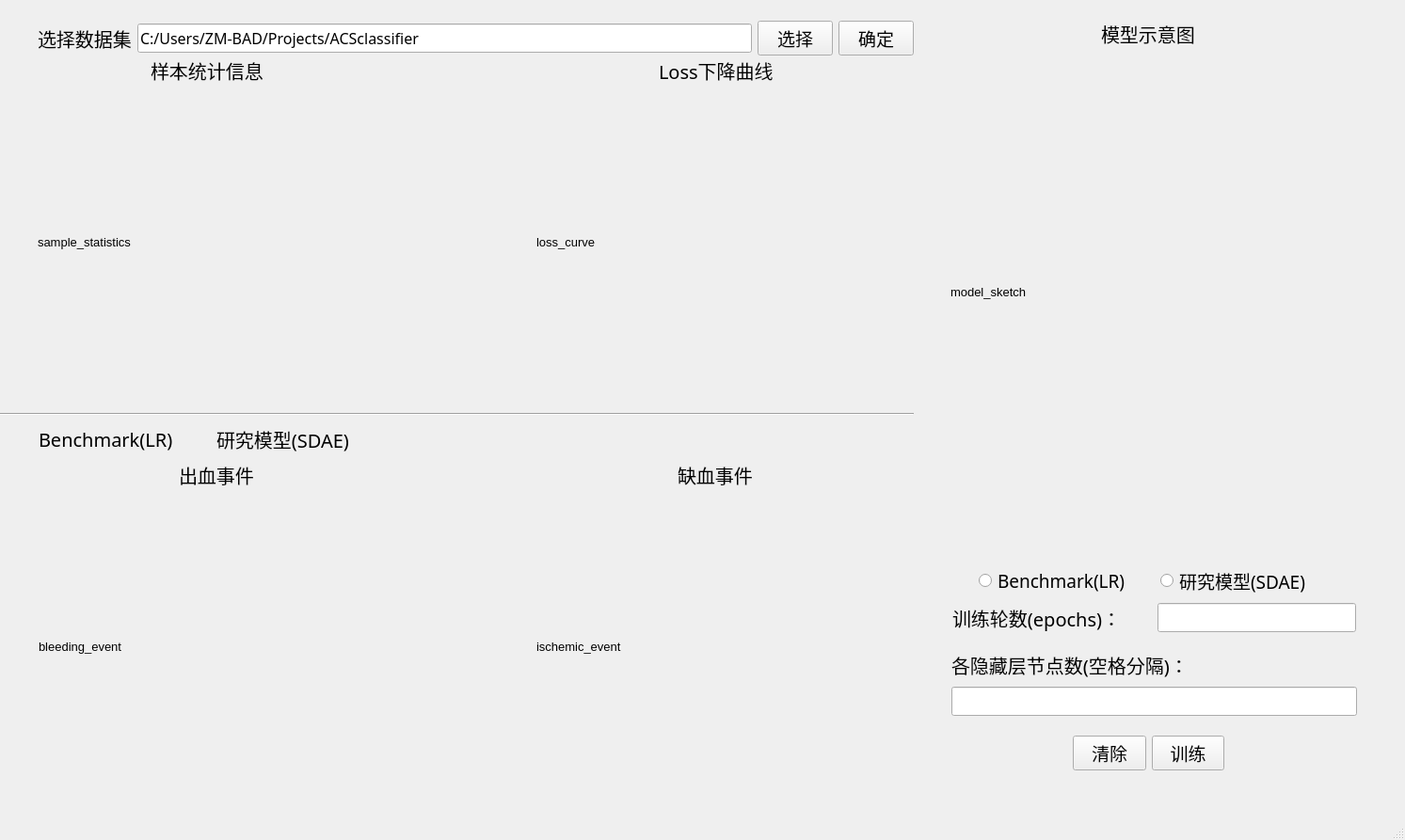
<?xml version="1.0" encoding="UTF-8"?>
<ui version="4.0">
 <class>MainWindow</class>
 <widget class="QMainWindow" name="MainWindow">
  <property name="geometry">
   <rect>
    <x>0</x>
    <y>0</y>
    <width>1493</width>
    <height>893</height>
   </rect>
  </property>
  <property name="font">
   <font>
    <pointsize>10</pointsize>
   </font>
  </property>
  <property name="windowTitle">
   <string>MainWindow</string>
  </property>
  <widget class="QWidget" name="centralwidget">
   <widget class="QLabel" name="label_model_sketch">
    <property name="geometry">
     <rect>
      <x>1170</x>
      <y>20</y>
      <width>125</width>
      <height>32</height>
     </rect>
    </property>
    <property name="font">
     <font>
      <family>Microsoft YaHei UI Light</family>
      <pointsize>15</pointsize>
     </font>
    </property>
    <property name="text">
     <string>模型示意图</string>
    </property>
   </widget>
   <widget class="QLabel" name="label_sample_info">
    <property name="geometry">
     <rect>
      <x>160</x>
      <y>60</y>
      <width>150</width>
      <height>30</height>
     </rect>
    </property>
    <property name="font">
     <font>
      <family>Microsoft YaHei UI Light</family>
      <pointsize>15</pointsize>
     </font>
    </property>
    <property name="text">
     <string>样本统计信息</string>
    </property>
   </widget>
   <widget class="QLabel" name="label_bleeding_event">
    <property name="geometry">
     <rect>
      <x>190</x>
      <y>490</y>
      <width>100</width>
      <height>30</height>
     </rect>
    </property>
    <property name="font">
     <font>
      <family>Microsoft YaHei UI Light</family>
      <pointsize>15</pointsize>
     </font>
    </property>
    <property name="text">
     <string>出血事件</string>
    </property>
   </widget>
   <widget class="QLabel" name="label_ischemic_event">
    <property name="geometry">
     <rect>
      <x>720</x>
      <y>490</y>
      <width>100</width>
      <height>30</height>
     </rect>
    </property>
    <property name="font">
     <font>
      <family>Microsoft YaHei UI Light</family>
      <pointsize>15</pointsize>
     </font>
    </property>
    <property name="text">
     <string>缺血事件</string>
    </property>
   </widget>
   <widget class="Line" name="line_2">
    <property name="geometry">
     <rect>
      <x>0</x>
      <y>430</y>
      <width>971</width>
      <height>20</height>
     </rect>
    </property>
    <property name="orientation">
     <enum>Qt::Horizontal</enum>
    </property>
   </widget>
   <widget class="QLabel" name="label_loss">
    <property name="geometry">
     <rect>
      <x>700</x>
      <y>60</y>
      <width>147</width>
      <height>30</height>
     </rect>
    </property>
    <property name="font">
     <font>
      <family>Microsoft YaHei UI Light</family>
      <pointsize>15</pointsize>
     </font>
    </property>
    <property name="text">
     <string>Loss下降曲线</string>
    </property>
   </widget>
   <widget class="QLabel" name="model_sketch">
    <property name="geometry">
     <rect>
      <x>1010</x>
      <y>60</y>
      <width>431</width>
      <height>501</height>
     </rect>
    </property>
    <property name="text">
     <string>model_sketch</string>
    </property>
   </widget>
   <widget class="QLabel" name="sample_statistics">
    <property name="geometry">
     <rect>
      <x>40</x>
      <y>90</y>
      <width>400</width>
      <height>335</height>
     </rect>
    </property>
    <property name="text">
     <string>sample_statistics</string>
    </property>
   </widget>
   <widget class="QLabel" name="loss_curve">
    <property name="geometry">
     <rect>
      <x>570</x>
      <y>90</y>
      <width>400</width>
      <height>335</height>
     </rect>
    </property>
    <property name="text">
     <string>loss_curve</string>
    </property>
   </widget>
   <widget class="QLabel" name="label_ischemic_event_pic">
    <property name="geometry">
     <rect>
      <x>570</x>
      <y>520</y>
      <width>400</width>
      <height>335</height>
     </rect>
    </property>
    <property name="text">
     <string>ischemic_event</string>
    </property>
   </widget>
   <widget class="QLabel" name="label_bleeding_event_pic">
    <property name="geometry">
     <rect>
      <x>41</x>
      <y>520</y>
      <width>400</width>
      <height>335</height>
     </rect>
    </property>
    <property name="text">
     <string>bleeding_event</string>
    </property>
   </widget>
   <widget class="QWidget" name="layoutWidget">
    <property name="geometry">
     <rect>
      <x>40</x>
      <y>20</y>
      <width>931</width>
      <height>41</height>
     </rect>
    </property>
    <layout class="QHBoxLayout" name="horizontalLayout_2">
     <item>
      <widget class="QLabel" name="label_open_file">
       <property name="font">
        <font>
         <family>Microsoft YaHei UI Light</family>
         <pointsize>15</pointsize>
        </font>
       </property>
       <property name="text">
        <string>选择数据集</string>
       </property>
      </widget>
     </item>
     <item>
      <widget class="QLineEdit" name="file_dir">
       <property name="font">
        <font>
         <family>Microsoft YaHei UI Light</family>
         <pointsize>12</pointsize>
        </font>
       </property>
       <property name="text">
        <string>C:/Users/ZM-BAD/Projects/ACSclassifier</string>
       </property>
      </widget>
     </item>
     <item>
      <widget class="QPushButton" name="choose_button">
       <property name="font">
        <font>
         <family>Microsoft YaHei UI Light</family>
         <pointsize>14</pointsize>
        </font>
       </property>
       <property name="text">
        <string>选择</string>
       </property>
      </widget>
     </item>
     <item>
      <widget class="QPushButton" name="confirm_button">
       <property name="font">
        <font>
         <family>Microsoft YaHei UI Light</family>
         <pointsize>14</pointsize>
        </font>
       </property>
       <property name="text">
        <string>确定</string>
       </property>
      </widget>
     </item>
    </layout>
   </widget>
   <widget class="QLabel" name="label_hiddens">
    <property name="geometry">
     <rect>
      <x>1011</x>
      <y>691</y>
      <width>316</width>
      <height>32</height>
     </rect>
    </property>
    <property name="font">
     <font>
      <family>Microsoft YaHei UI Light</family>
      <pointsize>15</pointsize>
     </font>
    </property>
    <property name="text">
     <string>各隐藏层节点数(空格分隔)：</string>
    </property>
   </widget>
   <widget class="QLineEdit" name="hiddens">
    <property name="geometry">
     <rect>
      <x>1011</x>
      <y>730</y>
      <width>431</width>
      <height>31</height>
     </rect>
    </property>
    <property name="font">
     <font>
      <family>Microsoft YaHei UI Light</family>
      <pointsize>14</pointsize>
     </font>
    </property>
   </widget>
   <widget class="QWidget" name="layoutWidget">
    <property name="geometry">
     <rect>
      <x>1040</x>
      <y>600</y>
      <width>380</width>
      <height>36</height>
     </rect>
    </property>
    <layout class="QHBoxLayout" name="horizontalLayout_3">
     <item>
      <widget class="QRadioButton" name="radioButton_lr">
       <property name="font">
        <font>
         <family>Microsoft YaHei UI Light</family>
         <pointsize>14</pointsize>
        </font>
       </property>
       <property name="text">
        <string>Benchmark(LR)</string>
       </property>
      </widget>
     </item>
     <item>
      <widget class="QRadioButton" name="radioButton_sdae">
       <property name="font">
        <font>
         <family>Microsoft YaHei UI Light</family>
         <pointsize>14</pointsize>
        </font>
       </property>
       <property name="text">
        <string>研究模型(SDAE)</string>
       </property>
      </widget>
     </item>
    </layout>
   </widget>
   <widget class="QLineEdit" name="epochs">
    <property name="geometry">
     <rect>
      <x>1230</x>
      <y>641</y>
      <width>211</width>
      <height>31</height>
     </rect>
    </property>
    <property name="font">
     <font>
      <family>Microsoft YaHei UI Light</family>
      <pointsize>14</pointsize>
     </font>
    </property>
   </widget>
   <widget class="QLabel" name="label_epochs">
    <property name="geometry">
     <rect>
      <x>1012</x>
      <y>641</y>
      <width>221</width>
      <height>32</height>
     </rect>
    </property>
    <property name="font">
     <font>
      <family>Microsoft YaHei UI Light</family>
      <pointsize>15</pointsize>
     </font>
    </property>
    <property name="text">
     <string>训练轮数(epochs)：</string>
    </property>
   </widget>
   <widget class="QLabel" name="label_lr">
    <property name="geometry">
     <rect>
      <x>41</x>
      <y>451</y>
      <width>168</width>
      <height>32</height>
     </rect>
    </property>
    <property name="font">
     <font>
      <family>Microsoft YaHei UI Light</family>
      <pointsize>15</pointsize>
      <weight>50</weight>
      <bold>false</bold>
      <underline>false</underline>
     </font>
    </property>
    <property name="styleSheet">
     <string notr="true"/>
    </property>
    <property name="text">
     <string>Benchmark(LR)</string>
    </property>
   </widget>
   <widget class="QLabel" name="label_sdae">
    <property name="geometry">
     <rect>
      <x>230</x>
      <y>451</y>
      <width>178</width>
      <height>32</height>
     </rect>
    </property>
    <property name="font">
     <font>
      <family>Microsoft YaHei UI Light</family>
      <pointsize>15</pointsize>
      <weight>50</weight>
      <bold>false</bold>
      <underline>false</underline>
     </font>
    </property>
    <property name="text">
     <string>研究模型(SDAE)</string>
    </property>
   </widget>
   <widget class="QWidget" name="layoutWidget">
    <property name="geometry">
     <rect>
      <x>1140</x>
      <y>780</y>
      <width>161</width>
      <height>41</height>
     </rect>
    </property>
    <layout class="QHBoxLayout" name="horizontalLayout">
     <item>
      <widget class="QPushButton" name="clear_button">
       <property name="font">
        <font>
         <family>Microsoft YaHei UI Light</family>
         <pointsize>14</pointsize>
        </font>
       </property>
       <property name="text">
        <string>清除</string>
       </property>
      </widget>
     </item>
     <item>
      <widget class="QPushButton" name="train_button">
       <property name="font">
        <font>
         <family>Microsoft YaHei UI Light</family>
         <pointsize>14</pointsize>
        </font>
       </property>
       <property name="text">
        <string>训练</string>
       </property>
      </widget>
     </item>
    </layout>
   </widget>
  </widget>
  <widget class="QStatusBar" name="statusbar"/>
  <action name="fileOpenAction">
   <property name="text">
    <string>打开</string>
   </property>
  </action>
 </widget>
 <resources/>
 <connections>
  <connection>
   <sender>radioButton_lr</sender>
   <signal>clicked(bool)</signal>
   <receiver>hiddens</receiver>
   <slot>setDisabled(bool)</slot>
   <hints>
    <hint type="sourcelabel">
     <x>1067</x>
     <y>627</y>
    </hint>
    <hint type="destinationlabel">
     <x>1085</x>
     <y>794</y>
    </hint>
   </hints>
  </connection>
  <connection>
   <sender>radioButton_sdae</sender>
   <signal>clicked(bool)</signal>
   <receiver>hiddens</receiver>
   <slot>setEnabled(bool)</slot>
   <hints>
    <hint type="sourcelabel">
     <x>1260</x>
     <y>624</y>
    </hint>
    <hint type="destinationlabel">
     <x>1273</x>
     <y>797</y>
    </hint>
   </hints>
  </connection>
 </connections>
</ui>
